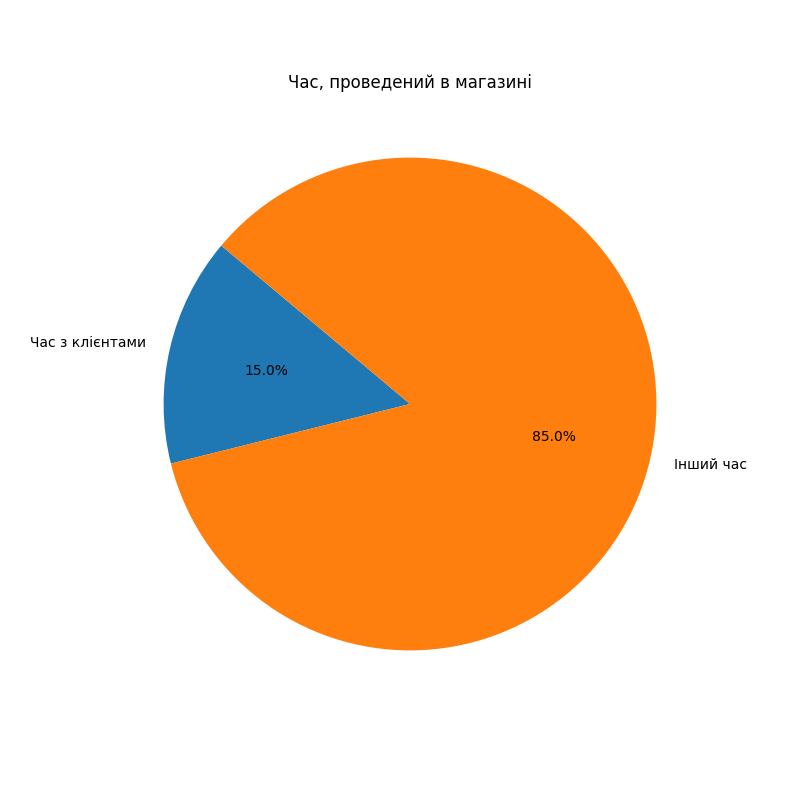

This figure's Python source:
import matplotlib.pyplot as plt

# Дані про час, який проводить продавець з клієнтами
час_з_клієнтами = 15
інший_час = 100 - час_з_клієнтами

# Назви сегментів
назви = ['Час з клієнтами', 'Інший час']

# Дані для кругової діаграми
дані = [час_з_клієнтами, інший_час]

# Створення кругової діаграми
plt.figure(figsize=(8, 8))
plt.pie(дані, labels=назви, autopct='%1.1f%%', startangle=140)

# Відображення заголовка
plt.title('Час, проведений в магазині')

# Відображення кругової діаграми
plt.savefig('d5.png')
plt.show()


